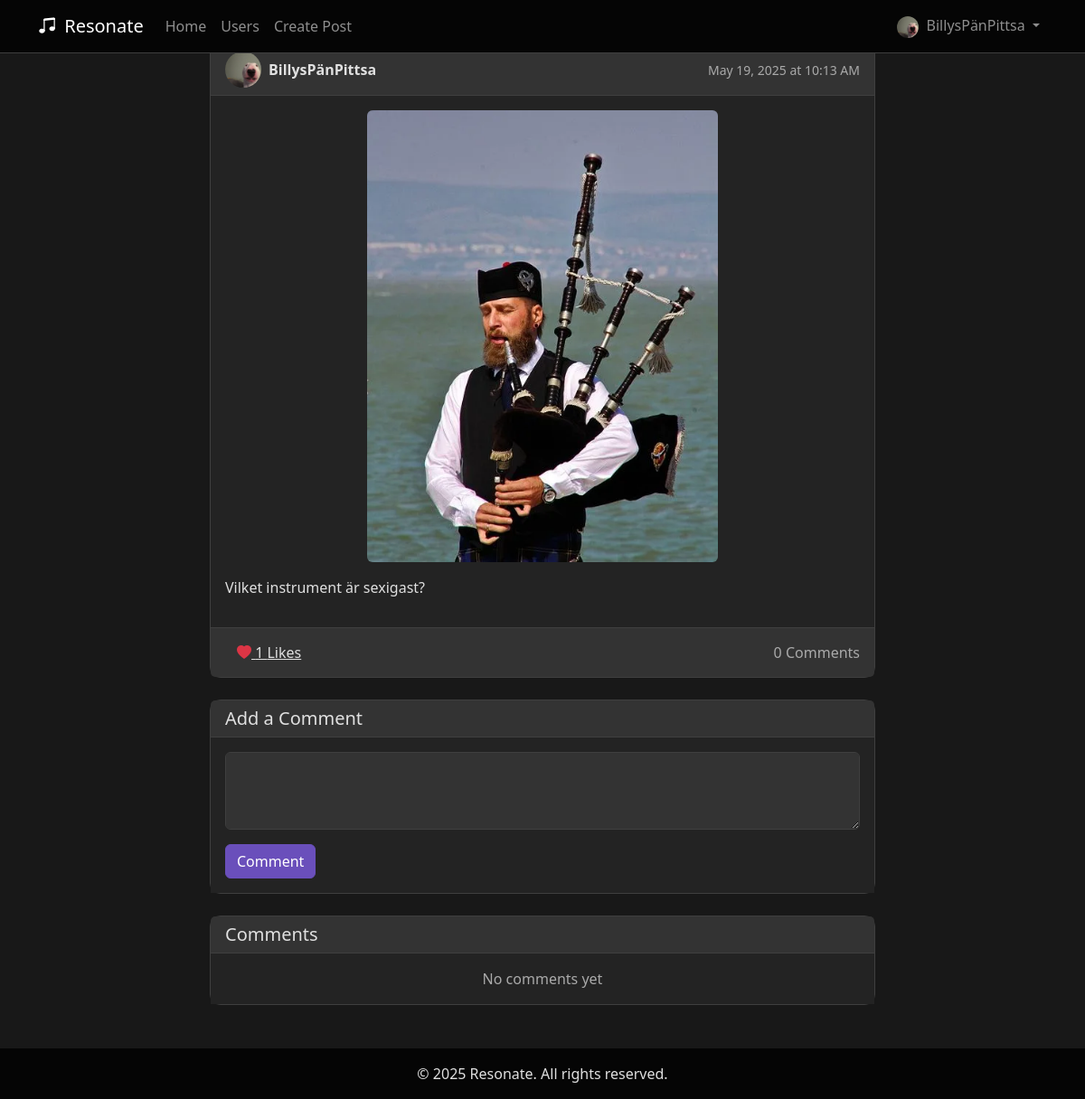
/post/8d9cf367-186c-47d4-8111-7715c9c2128b (signed in), run on the app's committed database.
### app.py (models this page shows, shortened)
class User(UserMixin, db.Model):
    __tablename__ = 'users'
    userId = db.Column(db.String(36), primary_key=True, default=lambda: str(uuid.uuid4()))
    username = db.Column(db.String(80), nullable=False)
    email = db.Column(db.String(120), unique=True, nullable=False)
    password = db.Column(db.String(128))
    profilePicture = db.Column(db.String, nullable=True, default='default.jpg')
    favoriteGenres = db.Column(db.String, nullable=True)
    createdAt = db.Column(db.DateTime, default=datetime.utcnow)
    spotify_access_token = db.Column(db.String(255), nullable=True)
    spotify_refresh_token = db.Column(db.String(255), nullable=True)
    spotify_user_id = db.Column(db.String(255), nullable=True)
    spotify_token_expiry = db.Column(db.DateTime, nullable=True)
    bio = db.Column(db.Text, nullable=True)
    sotd_title = db.Column(db.String(200), nullable=True)
    sotd_artist = db.Column(db.String(200), nullable=True)
    song_picture = db.Column(db.String(200), nullable=True)
    favorite_songs = db.Column(db.String, nullable=True)
    followed = db.relationship(
        'User',
        secondary=followers,
        primaryjoin=(followers.c.follower_id == userId),
        secondaryjoin=(followers.c.followed_id == userId),
        backref=db.backref('followers', lazy='dynamic'),
        lazy='dynamic'
    )

class Post(db.Model):
    __tablename__ = 'posts'
    postId = db.Column(db.String(36), primary_key=True, default=lambda: str(uuid.uuid4()))
    userId = db.Column(db.String(36), db.ForeignKey('users.userId'), nullable=False)
    content = db.Column(db.Text, nullable=False)
    created_at = db.Column(db.DateTime, default=datetime.utcnow)
    post_picture = db.Column(db.String(200), nullable=True)
    user = db.relationship('User', backref=db.backref('posts', lazy='dynamic'))
    likes = db.relationship('Like', primaryjoin='Post.postId==Like.postId',
                            backref='post', lazy='dynamic')
    comments = db.relationship('Comment', primaryjoin='Post.postId==Comment.postId',
                               backref='post', lazy='dynamic')

### app.py (the view)
@app.route('/post/<post_id>')
def view_post(post_id):
    post = Post.query.get_or_404(post_id)
    return render_template('view_post.html', post=post, Comment=Comment, user=post.user)

### app.py (called while the page is built)
def add_methods_to_user_model(User):
    def has_liked_post(self, post):
        return Like.query.filter_by(userId=self.userId, postId=post.postId).first() is not None
    User.has_liked_post = has_liked_post
    return User

@login_manager.user_loader
def load_user(user_id):
    return db.session.get(User, user_id)

### templates/view_post.html (shortened to what this page needs)
{% extends "base.html" %}
{% block content %}
<div class="container">
    <div class="row justify-content-center">
        <div class="col-md-8">
            <div class="card mb-4">
                <div class="card-header d-flex justify-content-between align-items-center" style="background-color: var(--bg-tertiary); border-bottom: 1px solid var(--border-color);">
                    <div class="d-flex align-items-center">
                        <img src="{{ url_for('static', filename='profile_pics/' + user.profilePicture) }}"
                            class="profile-pic-small rounded-circle me-2"
                            alt="{{ user.username }}'s profile picture">
                        <strong style="color: var(--text-primary);">{{ post.user.username }}</strong>
                    </div>
                    <small class="text-muted">{{ post.created_at.strftime('%B %d, %Y at %I:%M %p') }}</small>
                </div>
                <div class="card-body" style="background-color: var(--bg-secondary); color: var(--text-primary);">
                    {% if post.post_picture %}
                    <div class="mb-3 text-center">
                        <img src="{{ url_for('static', filename='post_pics/' + post.post_picture) }}"
                             alt="Post Image"
                             class="img-fluid rounded"
                             style="max-height: 500px; object-fit: contain;">
                    </div>
                    {% endif %}
                    <p>{{ post.content }}</p>
                </div>
                <div class="card-footer" style="background-color: var(--bg-tertiary); border-top: 1px solid var(--border-color);">
                    <div class="d-flex justify-content-between align-items-center">
                        <form method="POST" action="{{ url_for('like_post', post_id=post.postId) }}" class="d-inline">
                            <button type="submit" class="btn btn-link" style="color: var(--text-primary);">
                                {% if current_user.is_authenticated and current_user.has_liked_post(post) %}
                                    <i class="bi bi-heart-fill text-danger"></i>
                                {% else %}
                                    <i class="bi bi-heart text-muted"></i>
                                {% endif %}
                                {{ post.likes.count() }} Likes
                            </button>
                        </form>
                        <span class="text-muted">{{ post.comments.count() }} Comments</span>
                    </div>
                </div>
            </div>
            {% if current_user.is_authenticated %}
            <div class="card mb-4">
                <div class="card-header" style="background-color: var(--bg-tertiary); border-bottom: 1px solid var(--border-color);">
                    <h5 class="mb-0" style="color: var(--text-primary);">Add a Comment</h5>
                </div>
                <div class="card-body" style="background-color: var(--bg-secondary);">
                    <form method="POST" action="{{ url_for('add_comment', post_id=post.postId) }}">
                        <div class="mb-3">
                            <textarea class="form-control" name="content" rows="3" required
                                      style="background-color: var(--bg-tertiary); color: var(--text-primary); border-color: var(--border-color);"></textarea>
                        </div>
                        <button type="submit" class="btn btn-primary">Comment</button>
                    </form>
                </div>
            </div>
            {% endif %}
            {% if post.comments.count() > 0 %}
            <div class="card">
                <div class="card-header" style="background-color: var(--bg-tertiary); border-bottom: 1px solid var(--border-color);">
                    <h5 class="mb-0" style="color: var(--text-primary);">Comments</h5>
                </div>
                <ul class="list-group list-group-flush">
                    {% for comment in post.comments %}
                    <li class="list-group-item" style="background-color: var(--bg-secondary); color: var(--text-primary); border-color: var(--border-color);">
                        <div class="d-flex justify-content-between align-items-center">
                            <div class="d-flex align-items-center">
                                <img src="{{ url_for('static', filename='profile_pics/' + comment.user.profilePicture) }}"
                                     class="profile-pic-small rounded-circle me-2"
                                     alt="{{ comment.user.username }}'s profile picture">
                                <strong>{{ comment.user.username }}</strong>
                            </div>
                            <small class="text-muted">{{ comment.created_at.strftime('%B %d, %Y at %I:%M %p') }}</small>
                        </div>
                        <p class="mt-2">{{ comment.content }}</p>
                    </li>
                    {% endfor %}
                </ul>
            </div>
            {% else %}
            <div class="card">
                <div class="card-header" style="background-color: var(--bg-tertiary); border-bottom: 1px solid var(--border-color);">
                    <h5 class="mb-0" style="color: var(--text-primary);">Comments</h5>
                </div>
                <div class="card-body text-center text-muted" style="background-color: var(--bg-secondary);">
                    No comments yet
                </div>
            </div>
            {% endif %}
        </div>
    </div>
</div>
{% endblock %}

### templates/base.html (shortened to what this page needs)
<!DOCTYPE html>
<html lang="en">
<head>
    <link href="https://cdn.jsdelivr.net/npm/bootstrap@5.2.3/dist/css/bootstrap.min.css" rel="stylesheet">
    <link rel="stylesheet" href="https://cdn.jsdelivr.net/npm/bootstrap-icons@1.10.3/font/bootstrap-icons.css">
</head>
<body>
    <nav class="navbar navbar-expand-lg navbar-dark bg-primary fixed-top">
        <div class="container">
            <a class="navbar-brand" href="{{ url_for('index') }}">
                <i class="bi bi-music-note-beamed me-1"></i> Resonate
            </a>
            <div class="collapse navbar-collapse" id="navbarNav">
                <ul class="navbar-nav me-auto">
                    <li class="nav-item">
                        <a class="nav-link" href="{{ url_for('index') }}">Home</a>
                    </li>
                    <li class="nav-item">
                        <a class="nav-link" href="{{ url_for('users') }}">Users</a>
                    </li>
                    {% if current_user.is_authenticated %}
                    <li class="nav-item">
                        <a class="nav-link" href="{{ url_for('create_post') }}">Create Post</a>
                    </li>
                    {% endif %}
                </ul>
                <ul class="navbar-nav ms-auto">
                    {% if current_user.is_authenticated %}
                    <li class="nav-item dropdown">
                        <a class="nav-link dropdown-toggle" href="#" role="button" data-bs-toggle="dropdown">
                            <img src="{{ url_for('static', filename='profile_pics/' + current_user.profilePicture) }}"
                                 class="rounded-circle me-1" style="width: 24px; height: 24px; object-fit: cover;">
                            {{ current_user.username }}
                        </a>
                    </li>
                    {% endif %}
                </ul>
            </div>
        </div>
    </nav>
    <main class="py-5">
        {% block content %}{% endblock %}
    </main>
    <footer class="footer text-center">
        <div class="container">
            <p class="mb-0">&copy; 2025 Resonate. All rights reserved.</p>
        </div>
    </footer>
</body>
</html>

### templates/base.html (style rules this page uses)
:root { --bg-primary: #181818; --bg-secondary: #232323; --bg-tertiary: #333333; --accent-primary: #6a4fbb; --accent-secondary: #a45dff; --accent-tertiary: #c4a8d6; --text-primary: #e0e0e0; --text-secondary: #aaaaaa; --text-muted: #888888; --border-color: #3f3f3f; --glow-effect: 0 0 8px rgba(164, 93, 255, 0.7), 0 0 16px rgba(164, 93, 255, 0.4); }
html, body { height: 100%; margin: 0; background-color: var(--bg-primary); color: var(--text-primary); }
body { display: flex; flex-direction: column; }
.profile-pic-small { width: 40px; height: 40px; object-fit: cover; border-radius: 50%; }
main { flex: 1 0 auto; padding-top: 80px; }
.navbar { background-color: #050505 !important; border-bottom: 1px solid var(--border-color); }
.card { background-color: var(--bg-secondary); border: 1px solid var(--border-color); border-radius: 12px; }
.card-header { background-color: var(--bg-tertiary); border-bottom: 1px solid var(--border-color); }
.btn-primary { background-color: var(--accent-primary); border-color: var(--accent-primary); }
.form-control, .form-select { background-color: var(--bg-tertiary); border: 1px solid var(--border-color); color: var(--text-primary); }
h1, h2, h3, h4, h5, h6, p { color: var(--text-primary); }
a { color: var(--accent-primary); }
.text-muted { color: var(--text-secondary) !important; }
.footer { flex-shrink: 0; background-color: #050505 !important; color: var(--text-secondary); width: 100%; padding: 1rem 0; }

### data on the page
User: profilePicture (picture), username "BillysPänPittsa", user.username "BillysPänPittsa"
Post: created_at "May 19, 2025 at 10:13 AM", post_picture (picture), content "Vilket instrument är sexigast?"

### other printed values
{{ post.likes.count() }} "1"
{{ post.comments.count() }} "0"
